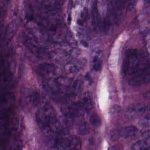
#> input picture data/tumor_patch.tif, 150 x 150 px
$ jupyter execute Project1_Image_Registration.ipynb
#> lines starting #> are read from the running program, lines starting #| are printed output that depends on the picture
# Project 1 — Image Registration and Quality Assessment

## Goal
Evaluate the reliability of image registration
after a controlled spatial transformation and assess
the impact of registration errors on downstream
spatial analysis.

## Data source
Kather Texture 2016 dataset — H&E stained colorectal tissue patches
Source: Zenodo https://doi.org/10.5281/zenodo.1214456
License: CC BY 4.0

## Background
Spatial data quality assessment principles from geodesy,
photogrammetry and metrology applied to biological
image registration.

[cell 1]
import os
os.makedirs("data", exist_ok=True)
if os.path.exists("tumor_patch.tif"):
    os.rename("tumor_patch.tif", "data/tumor_patch.tif")

## Step 1 — Load Input Image

The input image is taken from the Kather Texture 2016 dataset — H&E stained colorectal tissue patches, available at Zenodo. Source: https://doi.org/10.5281/zenodo.53169

[cell 2]
# Import image processing library
from skimage import io
import matplotlib.pyplot as plt

# Load the image into a NumPy array
image = io.imread("data/tumor_patch.tif")
#> image is the input picture: shape (150, 150, 3); mean R, G, B 93.2, 50.4, 100.5

# Display image dimensions (height, width, channels)
print("Image shape:", image.shape)
#| Image shape: (150, 150, 3)

# Display data type of pixel values
print("Data type:", image.dtype)
#| Data type: uint8

# Display range of pixel values
print("Min value:", image.min(), "Max value:", image.max())
#| Min value: 4 Max value: 250

# Display the H&E tissue image
plt.figure(figsize=(5, 5))
plt.imshow(image)
plt.title("H&E tissue image — colorectal tumor")
plt.axis('off')
plt.show()

## Step 2 — Channel Analysis

Before registration, we inspect the image channels to identify reliable spatial landmarks. This step is analogous to reconnaissance in geodesy and ground control point selection in photogrammetry. The image is treated not as a picture, but as a spatial raster composed of multiple information layers. The goal is to find stable and distinguishable structures that can later be used for image alignment and registration quality assessment.

[cell 3]
# Separate and display individual RGB channels of the tissue image
import matplotlib.pyplot as plt

# Extract each channel separately
red_channel   = image[:, :, 0]  # R — dominant in eosin-stained structures
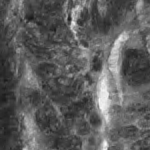
#> red_channel: shape (150, 150); min 23, max 250, mean 93.2
green_channel = image[:, :, 1]  # G — mixed signal
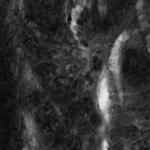
#> green_channel: shape (150, 150); min 4, max 233, mean 50.4
blue_channel  = image[:, :, 2]  # B — nuclei-rich structures often more visible
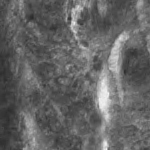
#> blue_channel: shape (150, 150); min 43, max 240, mean 100.5

# Display all three channels side by side
fig, axes = plt.subplots(1, 3, figsize=(12, 4))

axes[0].imshow(red_channel, cmap='Reds')
axes[0].set_title('Red channel')
axes[0].axis('off')

axes[1].imshow(green_channel, cmap='Greens')
axes[1].set_title('Green channel')
axes[1].axis('off')

axes[2].imshow(blue_channel, cmap='Blues')
axes[2].set_title('Blue channel')
axes[2].axis('off')

plt.suptitle('RGB channel separation — H&E tissue image')
plt.tight_layout()
plt.show()
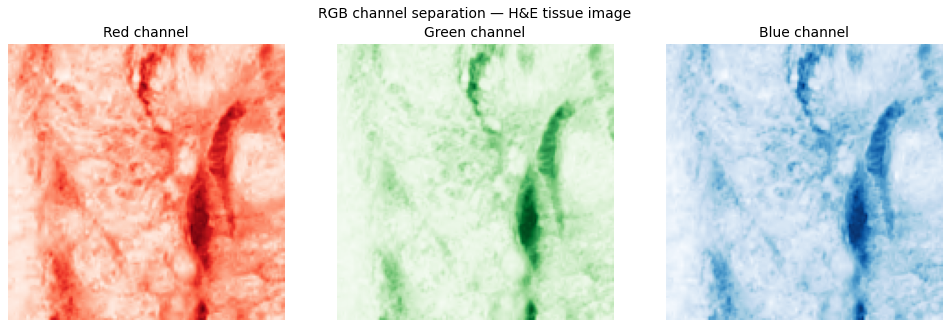
#> figure drawn by matplotlib, 3 panels

### Observations

The image is stored as a three-channel RGB raster of 150×150 pixels. All three channels contain similar spatial information. The main image structures remain visible and distinguishable across all channels. Visual differences between channels are moderate for this image. Several high-contrast structures may potentially serve as candidates for registration landmarks. A more detailed assessment of these structures will be performed at the control point selection stage.

### Numerical Channel Analysis

Visual inspection helps identify structures, but does not allow quantitative comparison of channels. In geodesy and metrology, observation is always supplemented by measurement. Therefore, after visual analysis, we proceed to numerical evaluation of the channels. The goal is to determine how pixel value distributions differ across channels and which channels potentially contain more distinct spatial information for subsequent registration.

[cell 4]
# Compute basic statistics for each channel to quantify spatial information content
import numpy as np

# Calculate statistics for each channel
stats = {
    'Red': [
        red_channel.min(),
        red_channel.max(),
        round(red_channel.mean(), 2),
        round(red_channel.std(), 2)
    ],
    'Green': [
        green_channel.min(),
        green_channel.max(),
        round(green_channel.mean(), 2),
        round(green_channel.std(), 2)
    ],
    'Blue': [
        blue_channel.min(),
        blue_channel.max(),
        round(blue_channel.mean(), 2),
        round(blue_channel.std(), 2)
    ]
}
#> stats = {'Red': [23, 250, 93.24, 36.49], 'Green': [4, 233, 50.36, 32.85], 'Blue': [43, 240, 100.5, 30.39]}

# Display results as a summary table
print(f"{'Channel':<10} {'Min':>6} {'Max':>6} {'Mean':>8} {'Std':>8}")
print("-" * 42)
for channel, values in stats.items():
    print(f"{channel:<10} {values[0]:>6} {values[1]:>6} {values[2]:>8.2f} {values[3]:>8.2f}")
#> this loop made 3 passes
#> (printed output is left out)

### Observations

All three channels show similar value ranges and comparable standard deviation values (30–36). Quantitative analysis confirms the visual observation: differences between channels are present but not pronounced. The red channel shows the highest pixel value spread, however at this stage this is not a basis for channel selection for registration.

## Step 3 — Controlled Shift

Controlled shift is the first spatial transformation in the project.
Shifting an image is not moving a picture on a screen — it is a change
of value coordinates within a fixed raster grid. In metrology, this
approach is analogous to calibration against a reference standard: we
know the correct displacement in advance and can verify how accurately
registration will recover it.

### Experiment Parameters

For the first experiment, a shift of 10 pixels is applied. This
displacement is large enough to be detectable and measurable, while
preserving most of the shared spatial information in the image.

[cell 5]
# Apply a controlled shift of 10 pixels to the right
# This is a manual array shift — makes the mechanics visible
import numpy as np
import matplotlib.pyplot as plt

# Known shift value — ground truth for later validation
shift_x = 10  # pixels to the right

# Create an empty array of the same size filled with zeros
# Zeros will appear as black pixels on the left side
shifted_image = np.zeros_like(image)

# Place the original image content shifted to the right
# Left side (columns 0 to shift_x) remains zero — black border
# Right side (last shift_x columns) of original is lost — cropped
shifted_image[:, shift_x:, :] = image[:, :-shift_x, :]
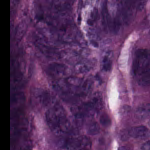
#> shifted_image: shape (150, 150, 3); mean R, G, B 87.3, 47.3, 93.9

# Display original and shifted images side by side
fig, axes = plt.subplots(1, 2, figsize=(10, 5))

axes[0].imshow(image)
axes[0].set_title("Original image")
axes[0].axis("off")

axes[1].imshow(shifted_image)
axes[1].set_title(f"Shifted image (+{shift_x} px)")
axes[1].axis("off")

plt.tight_layout()
plt.show()

### Observations

A controlled shift of 10 pixels to the right was successfully applied. The shifted image shows a black border of 10 pixels on the left side — a region of zero values introduced by the shift. Both images retain the same dimensions (150×150 pixels), confirming that the shift occurred within a fixed raster grid. The known displacement serves as ground truth for evaluating registration accuracy in subsequent steps.

## Step 4 — Registration

Registration is the process of finding a spatial transformation that
aligns two images. In photogrammetry, an analogous task arises when
aligning overlapping images, where a transformation must be determined
that maps one image into the coordinate system of another.

In this experiment, the algorithm does not know the true displacement
and must determine it automatically from the image data. Since the
displacement is known in advance, the registration result can be
compared against the reference value and the accuracy of the method
can be assessed.

[cell 6]
# Estimate the displacement between original and shifted image
# The algorithm determines the correction shift automatically from image data
from skimage.registration import phase_cross_correlation
import numpy as np

# Convert images to grayscale for registration
# Registration works on intensity values, not colour
original_gray = np.mean(image, axis=2)
shifted_gray = np.mean(shifted_image, axis=2)
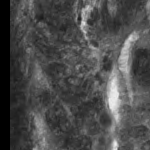
#> shifted_gray: shape (150, 150) float64; min 0, max 237.3, mean 76.2

# Estimate the shift needed to align the shifted image back to the original
detected_shift, error, diffphase = phase_cross_correlation(
    original_gray,
    shifted_gray
)
#> detected_shift = [0, -10]; error = 1; diffphase = 8.38e-17

# The known correction should move the shifted image 10 pixels to the left
expected_correction = np.array([0, -shift_x])

print("Known applied shift:              ", [0, shift_x])
print("Expected correction:              ", expected_correction)
print("Detected correction:              ", detected_shift)
#| Detected correction:               [  0. -10.]
print("Difference from expected correction:", detected_shift - expected_correction)
#| Difference from expected correction: [0. 0.]

### Observations

The phase_cross_correlation algorithm automatically determined a correction
of [0, -10] pixels, exactly matching the expected value. The difference
between the detected and reference correction was [0, 0], indicating no
error in shift estimation for this experiment. The result confirms the
method's ability to correctly recover a simple translational displacement
on controlled data. The next step is to apply the detected correction and
visually assess the quality of image alignment.

### Applying the Correction

The detected correction is applied to the shifted image to recover
its original position. The goal of this step is to visually assess
the alignment quality between the registered image and the original.

[cell 7]
# Apply the detected correction to the shifted image
from scipy.ndimage import shift as apply_shift

# Apply correction shift to recover the original position
registered_image = apply_shift(
    shifted_image,
    shift=[detected_shift[0], detected_shift[1], 0]
)

# Convert to uint8 for display
registered_image = np.clip(registered_image, 0, 255).astype(np.uint8)

# Display original, shifted and registered images side by side
fig, axes = plt.subplots(1, 3, figsize=(15, 5))

axes[0].imshow(image)
axes[0].set_title("Original image")
axes[0].axis("off")

axes[1].imshow(shifted_image)
axes[1].set_title(f"Shifted image (+{shift_x} px)")
axes[1].axis("off")

axes[2].imshow(registered_image)
axes[2].set_title("Registered image")
axes[2].axis("off")

plt.suptitle("Registration result — visual comparison")
plt.tight_layout()
plt.show()

### Observations

Applying the detected correction visually restored the original position
of the image. The main tissue structures in the registered image align
with the original. Differences are observed only in the border regions
and are attributed to data loss during the initial shift. The next step
is quantitative assessment of alignment quality using RMSE.

## Step 5 — RMSE

Visual assessment of image alignment is insufficient for a scientifically
grounded result. In geodesy and metrology, every measurement is accompanied
by a quantitative accuracy evaluation. In Project 1, this role is fulfilled
by RMSE — a direct analogue of the root mean square error (RMSE), one of
the primary accuracy metrics in geodesy and metrology.

For each pixel, the difference between the original and registered image
at the same spatial position is calculated. These differences are used to
compute the RMSE, which translates the visual impression of registration
into a quantitative measure of its quality.

[cell 8]
# Compute RMSE between original and registered image
import numpy as np

# Convert both images to grayscale by averaging RGB channels
# Registration quality is assessed on spatial structure, not colour
original_gray   = np.mean(image, axis=2)
registered_gray = np.mean(registered_image, axis=2)
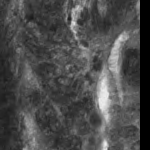
#> registered_gray: shape (150, 150) float64; min 0, max 237.3, mean 76.2

# Compute pixel-wise difference between original and registered
difference = original_gray - registered_gray
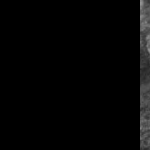
#> difference: shape (150, 150) float64; min 0, max 148.7, mean 5.2

# Compute RMSE — direct analogue of standard accuracy assessment used in geodesy
rmse = np.sqrt(np.mean(difference ** 2))
#> rmse = 20.69

print("Registration RMSE:", round(rmse, 4))
#| Registration RMSE: 20.6897

### Observations

The RMSE between the original and registered images is 20.69 intensity
units. With a value range of 0 to 255, this corresponds to approximately
8% of the full brightness range.

However, this result requires careful interpretation. RMSE provides an
averaged estimate of differences across the entire image and does not
indicate where errors occur. At this stage it is not possible to determine
whether the differences are predominantly associated with border regions
introduced by the spatial transformation, or whether they are also present
in the central area of the image.

To further interpret registration quality, the spatial distribution of
errors needs to be investigated. The next step is to build an error map
that localises the areas of greatest difference between the original and
registered image.

### Error Map

RMSE provides an average measure of errors across the entire image
but does not reveal their spatial distribution. In geodesy, residual
error analysis always includes investigation of their spatial pattern:
where errors concentrate and whether spatial regularities exist.

An error map visualises the difference between the original and
registered image for each pixel individually. This allows identification
of areas of greatest difference and investigation of the spatial
distribution of errors after registration.

At this stage, the error map will be used to examine where the main
differences between the images are localised and whether they are
predominantly associated with border regions or are also present in
the tissue overlap zone.

[cell 9]
# Compute and visualise the spatial distribution of registration errors
import matplotlib.pyplot as plt
import numpy as np

# Compute pixel-wise absolute difference between original and registered
error_map = np.abs(original_gray - registered_gray)

# Display error map
fig, axes = plt.subplots(1, 3, figsize=(15, 5))

axes[0].imshow(image)
axes[0].set_title("Original image")
axes[0].axis("off")

axes[1].imshow(registered_image)
axes[1].set_title("Registered image")
axes[1].axis("off")

axes[2].imshow(error_map, cmap='hot')
axes[2].set_title("Error map — absolute difference per pixel")
axes[2].axis("off")

plt.colorbar(axes[2].images[0], ax=axes[2], fraction=0.046, pad=0.04)
plt.suptitle("Spatial distribution of registration errors")
plt.tight_layout()
plt.show()
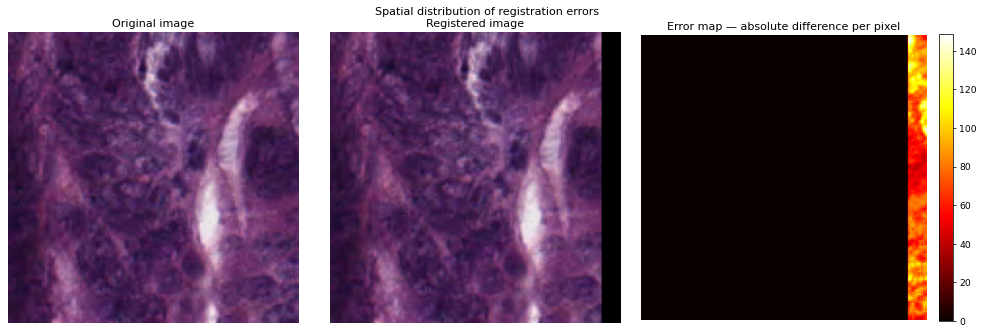
#> figure drawn by matplotlib, 4 panels

# Basic statistics of error map
print("Min error:     ", round(error_map.min(), 4))
#| Min error:      0.0
print("Max error:     ", round(error_map.max(), 4))
#| Max error:      148.6667
print("Mean error:    ", round(error_map.mean(), 4))
#| Mean error:     5.1713
print("Std of errors: ", round(error_map.std(), 4))
#| Std of errors:  20.033
print("RMSE:          ", round(rmse, 4))
#| RMSE:           20.6897

### Observations

The error map revealed pronounced spatial heterogeneity in registration
errors. The central area of the image shows minimal errors close to zero,
indicating good alignment of the main tissue region. The largest errors
are concentrated in the right border area of the image, associated with
data loss after the spatial transformation.

This result explains the high RMSE value of 20.69 alongside the
relatively low mean error of 5.17. The large standard deviation of
errors (Std = 20.03) confirms their non-uniform distribution: most pixels
show small errors, while a limited border region contains substantially
larger deviations.

The main contribution to the overall RMSE therefore comes not from the
entire image area but from a localised region at the boundary. This
indicates that the differences between the original and registered images
are predominantly attributable to border effects rather than systematic
registration errors across the tissue.

### Control Point Validation

In geodesy and photogrammetry, solution quality is assessed not only
through overall error statistics but also through individual control
points. This approach allows verification of specific object alignment
and identification of local issues that may be hidden behind averaged
metrics.

In this exercise, we manually define several control points on the image
and assess registration error at specific spatial positions. This is a
simplified demonstration of the control point principle, aimed at
comparing local quality assessment with global metrics such as RMSE
and the error map.

[cell 10]
# Supplementary exercise — landmark-based quality check
# Control points are manually defined following photogrammetric principles:
# spatial distribution across the image, avoiding border regions
import numpy as np
import matplotlib.pyplot as plt

# Define control points as (row, column) coordinates
# Selected to cover different spatial zones of the image
control_points = [
    (30, 30),    # upper left quadrant
    (30, 110),   # upper right quadrant
    (75, 75),    # centre
    (120, 30),   # lower left quadrant
    (120, 110)   # lower right quadrant
]

# Compute error at each control point
# Error = absolute difference in pixel intensity at the same position
print(f"{'Point':<8} {'Position':<15} {'Original':>10} {'Registered':>12} {'Error':>8}")
print("-" * 58)

errors = []
for i, (row, col) in enumerate(control_points):
    original_val   = original_gray[row, col]
    registered_val = registered_gray[row, col]
    error = abs(original_val - registered_val)
    errors.append(error)
    print(f"{i+1:<8} ({row}, {col}){'':>5} {original_val:>10.2f} {registered_val:>12.2f} {error:>8.2f}")
#> this loop made 5 passes
#> (original_val, registered_val) on passes 1 to 5: (63.33, 63.33), (83.33, 83.33), (98.67, 98.67), (129, 129), (124, 124)
#> (printed output is left out)
#> after the loop, errors = [0, 0, 0, 0, 0]

print("-" * 58)
print(f"{'Mean error at control points:':<40} {np.mean(errors):>8.2f}")
#| Mean error at control points:                0.00
print(f"{'Global RMSE:':<40} {rmse:>8.4f}")
#| Global RMSE:                              20.6897
print(f"{'Global Mean error:':<40} {error_map.mean():>8.4f}")
#| Global Mean error:                         5.1713

# Visualise control points on the image
fig, axes = plt.subplots(1, 2, figsize=(12, 5))

axes[0].imshow(image)
axes[0].set_title("Original image — control points")
axes[0].axis("off")

axes[1].imshow(registered_image)
axes[1].set_title("Registered image — control points")
axes[1].axis("off")

# Mark control points on both images
colors = ['red', 'blue', 'green', 'orange', 'purple']
for i, (row, col) in enumerate(control_points):
    for ax in axes:
        ax.plot(col, row, 'o', color=colors[i], markersize=8)
        ax.text(col+3, row-3, str(i+1), color=colors[i], fontsize=10)

plt.suptitle("Control point locations")
plt.tight_layout()
plt.show()
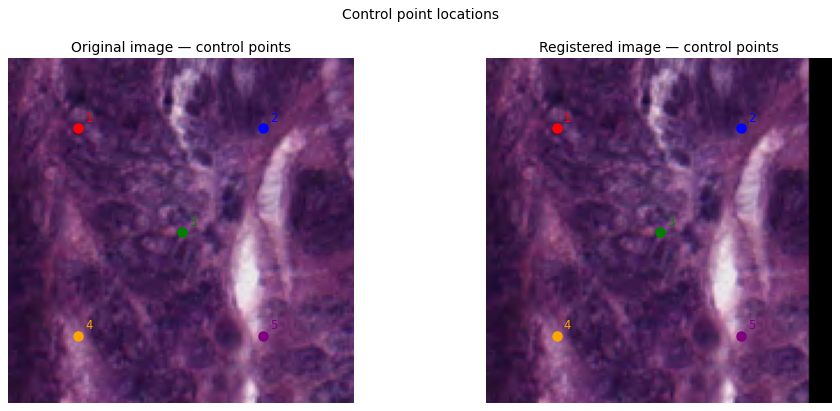
#> figure drawn by matplotlib, 2 panels

### Observations

Quality assessment at five control points located in the central area
of the image showed zero error at all selected positions. This confirms
that registration in the main tissue overlap zone was performed correctly
and key local structures were aligned without notable deviation.

Comparison with global quality metrics (RMSE = 20.69, Mean error = 5.17)
indicates that the high overall error is predominantly caused by border
regions affected by data loss after the spatial transformation. In the
central tissue area, alignment quality is substantially better than the
single RMSE value might suggest.

This experiment demonstrates the distinction between global and local
registration quality assessment. Global metrics describe alignment quality
across the entire image, while control points allow verification of
alignment at specific spatial positions. In real Spatial Biology tasks,
this approach can be used to assess registration quality for biologically
relevant objects such as cells, nuclei or tissue boundaries.

### Observations — Biological Consequences

Registration errors have direct consequences for the biological
interpretation of data. Inaccurate image alignment can distort spatial
relationships between tissue structures, potentially leading to false
conclusions about cell positioning, interactions and tissue organisation.

In this experiment, the error map showed that the main differences are
localised in the border region of the image and are associated with data
loss after the spatial transformation. The central tissue area demonstrated
minimal errors, and control points in the overlap zone showed zero
deviation. This allows spatial relationships in the central image area
to be considered reliable for further analysis.

An important outcome of this stage was the understanding that the
acceptability of an error is determined not only by its magnitude but
also by the biological task. The same error may be acceptable for
analysing large tissue structures while being unacceptable for analysing
individual cells. Registration quality should therefore be assessed not
only by numerical metrics but also by their impact on the final biological
conclusion.

Registration is thus not merely a technical image processing step but
a fundamental part of ensuring the reliability of spatial biological
analysis.

## Step 6 — Nature of Errors

Following the computation of RMSE, the error map and the landmark-based quality check, the next stage is to examine the nature of the observed errors. The previous steps established the magnitude of errors and their spatial distribution. The question now is whether the detected errors are random or systematic.

In this step, we use the results of the error map to characterise the nature of the observed deviations and to test the hypothesis of a systematic border effect following the spatial transformation of the image.

[cell 11]
# Step 6 — Analyse the nature of registration errors

# Compare error levels in the central region and at the right edge

height, width = error_map.shape
#> (the rest of the program and of its run is left out)
